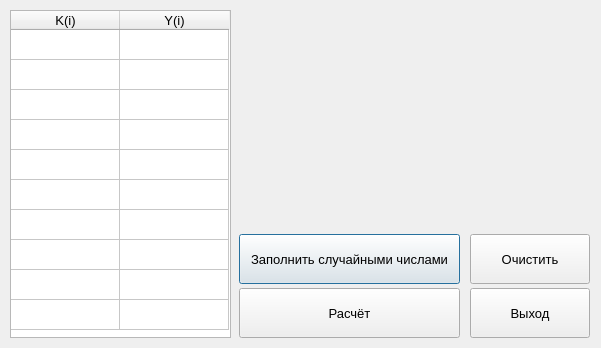
<?xml version="1.0" encoding="UTF-8"?>
<ui version="4.0">
 <class>Dialog</class>
 <widget class="QDialog" name="Dialog">
  <property name="geometry">
   <rect>
    <x>0</x>
    <y>0</y>
    <width>601</width>
    <height>348</height>
   </rect>
  </property>
  <property name="minimumSize">
   <size>
    <width>0</width>
    <height>0</height>
   </size>
  </property>
  <property name="maximumSize">
   <size>
    <width>666</width>
    <height>435</height>
   </size>
  </property>
  <property name="windowTitle">
   <string>Dialog</string>
  </property>
  <widget class="QTableWidget" name="tableWidget">
   <property name="geometry">
    <rect>
     <x>10</x>
     <y>10</y>
     <width>221</width>
     <height>328</height>
    </rect>
   </property>
   <property name="font">
    <font>
     <pointsize>10</pointsize>
    </font>
   </property>
   <attribute name="horizontalHeaderDefaultSectionSize">
    <number>109</number>
   </attribute>
   <attribute name="verticalHeaderVisible">
    <bool>false</bool>
   </attribute>
   <row>
    <property name="text">
     <string/>
    </property>
   </row>
   <row>
    <property name="text">
     <string/>
    </property>
   </row>
   <row>
    <property name="text">
     <string/>
    </property>
   </row>
   <row>
    <property name="text">
     <string/>
    </property>
   </row>
   <row>
    <property name="text">
     <string/>
    </property>
   </row>
   <row>
    <property name="text">
     <string/>
    </property>
   </row>
   <row>
    <property name="text">
     <string/>
    </property>
   </row>
   <row>
    <property name="text">
     <string/>
    </property>
   </row>
   <row>
    <property name="text">
     <string/>
    </property>
   </row>
   <row>
    <property name="text">
     <string/>
    </property>
   </row>
   <column>
    <property name="text">
     <string>K(i)</string>
    </property>
   </column>
   <column>
    <property name="text">
     <string>Y(i)</string>
    </property>
   </column>
  </widget>
  <widget class="QPushButton" name="btn_random_number">
   <property name="geometry">
    <rect>
     <x>239</x>
     <y>234</y>
     <width>221</width>
     <height>50</height>
    </rect>
   </property>
   <property name="font">
    <font>
     <family>Segoe UI</family>
     <pointsize>10</pointsize>
    </font>
   </property>
   <property name="text">
    <string>Заполнить случайными числами</string>
   </property>
  </widget>
  <widget class="QPushButton" name="btn_solve">
   <property name="geometry">
    <rect>
     <x>239</x>
     <y>288</y>
     <width>221</width>
     <height>50</height>
    </rect>
   </property>
   <property name="font">
    <font>
     <family>Segoe UI</family>
     <pointsize>10</pointsize>
    </font>
   </property>
   <property name="text">
    <string>Расчёт</string>
   </property>
  </widget>
  <widget class="QPushButton" name="btn_clear">
   <property name="geometry">
    <rect>
     <x>470</x>
     <y>234</y>
     <width>120</width>
     <height>50</height>
    </rect>
   </property>
   <property name="font">
    <font>
     <family>Segoe UI</family>
     <pointsize>10</pointsize>
    </font>
   </property>
   <property name="text">
    <string>Очистить</string>
   </property>
  </widget>
  <widget class="QPushButton" name="btn_exit">
   <property name="geometry">
    <rect>
     <x>470</x>
     <y>288</y>
     <width>120</width>
     <height>50</height>
    </rect>
   </property>
   <property name="font">
    <font>
     <family>Segoe UI</family>
     <pointsize>10</pointsize>
    </font>
   </property>
   <property name="text">
    <string>Выход</string>
   </property>
  </widget>
  <widget class="QLabel" name="label_img">
   <property name="geometry">
    <rect>
     <x>250</x>
     <y>30</y>
     <width>341</width>
     <height>111</height>
    </rect>
   </property>
   <property name="text">
    <string/>
   </property>
  </widget>
  <widget class="QLabel" name="label_error">
   <property name="geometry">
    <rect>
     <x>286</x>
     <y>140</y>
     <width>261</width>
     <height>31</height>
    </rect>
   </property>
   <property name="font">
    <font>
     <family>Segoe UI</family>
     <pointsize>13</pointsize>
    </font>
   </property>
   <property name="styleSheet">
    <string notr="true">color: rgb(170, 0, 0);</string>
   </property>
   <property name="text">
    <string/>
   </property>
  </widget>
 </widget>
 <resources/>
 <connections/>
</ui>
